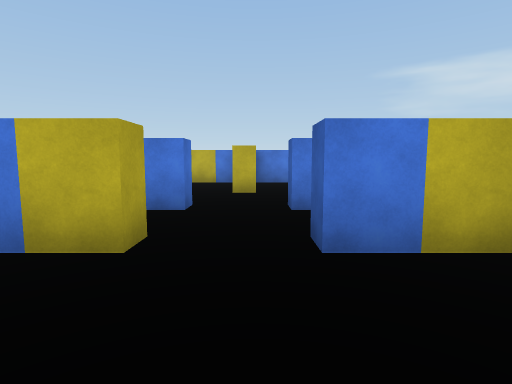
view 1 (above)

24 first-person views from a walk through a scene from a Unity 3-D project. The camera is 1.4 m above the floor, tilts 6° down and sees 80° across. The floor is counted in squares, 2 m on a side. Each view is taken from the middle of a square. On the plan, view 1 faces up. The plan holds only what a view shows up to about 10 squares ahead; the rest is blank. The player character is not drawn. Some animated figures are left out. Surface patterns are stand-ins for the level's own textures.

view 2
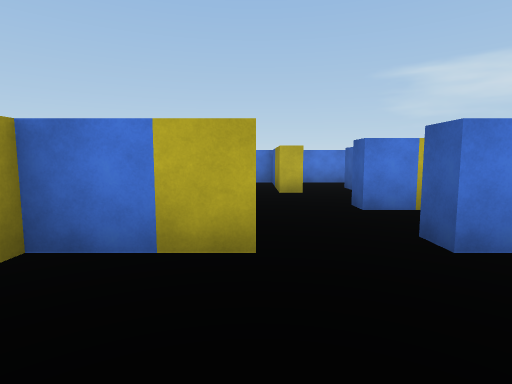

view 3
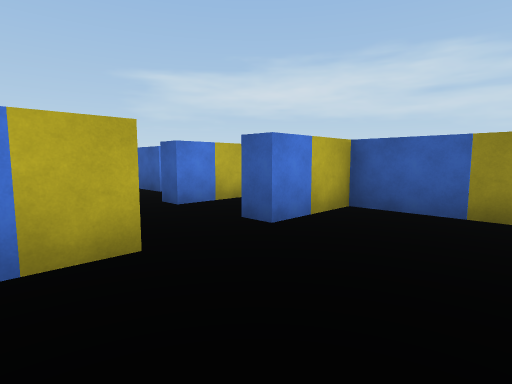

view 4
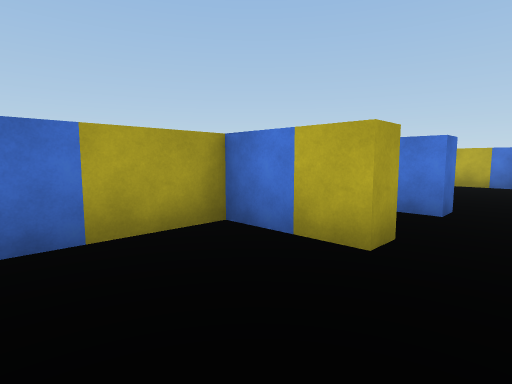

view 5
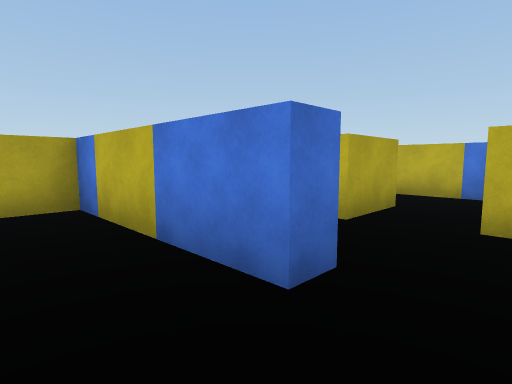

view 6
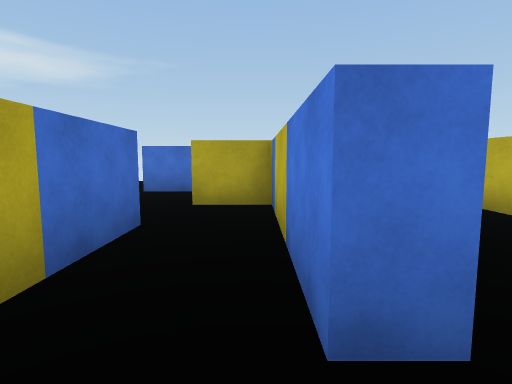

view 7
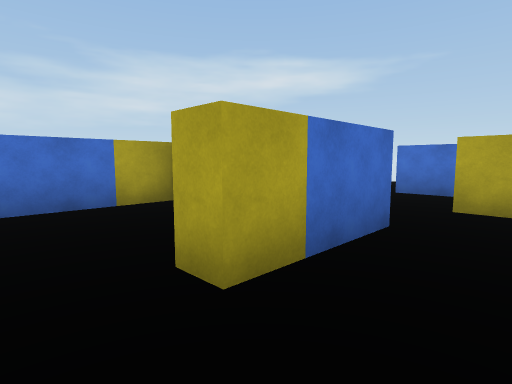

view 8
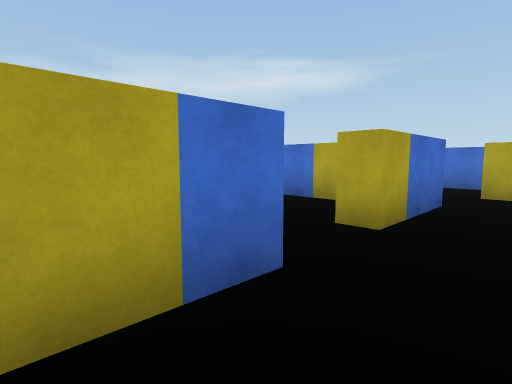

view 9
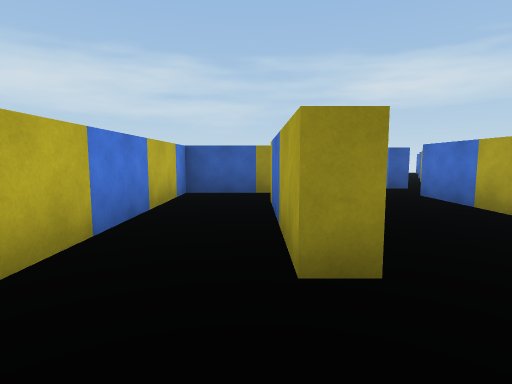

view 10
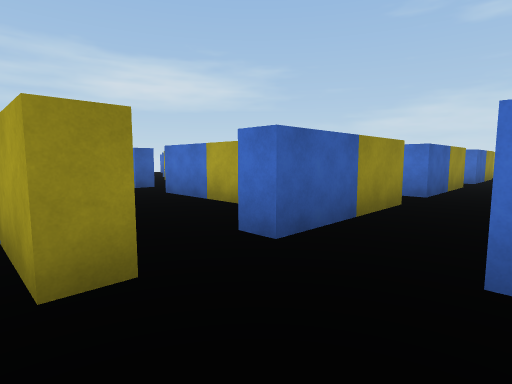

view 11
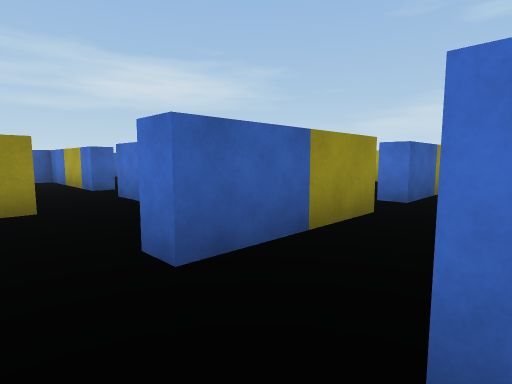

view 12
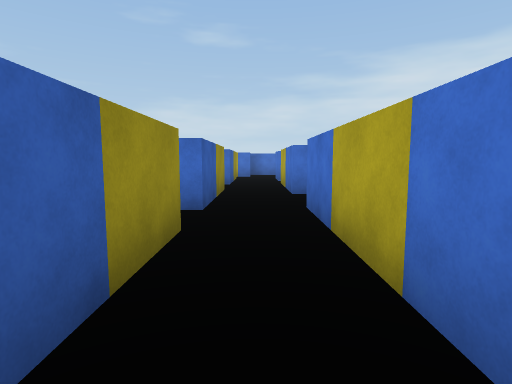

view 13
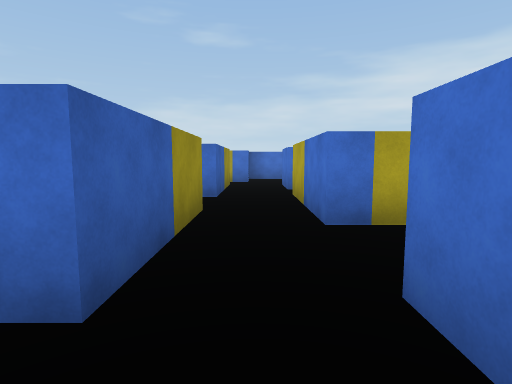

view 14
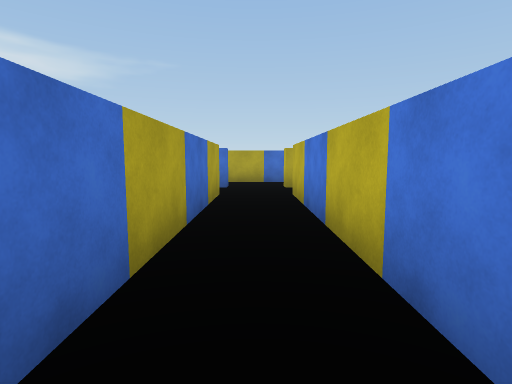

view 15
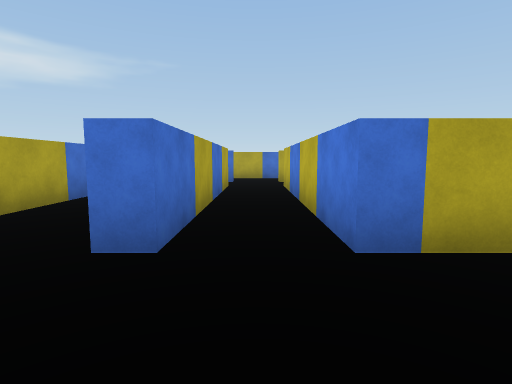

view 16
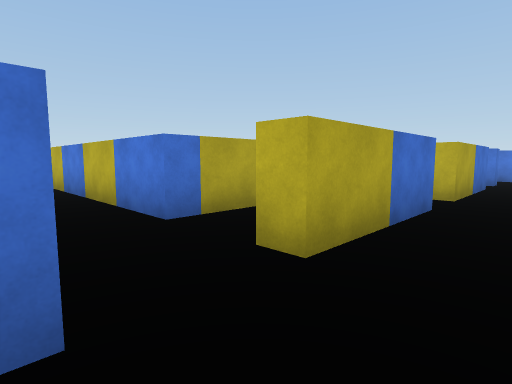

view 17
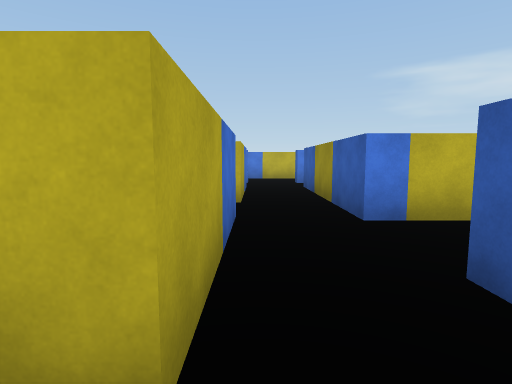

view 18
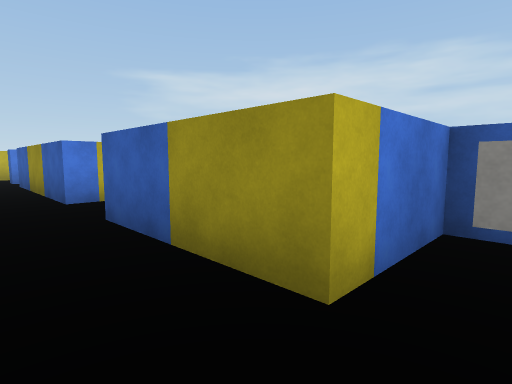

view 19
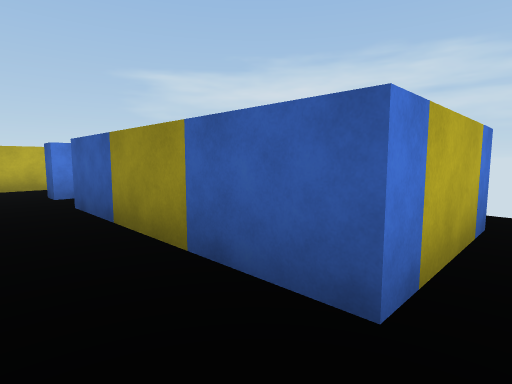

view 20
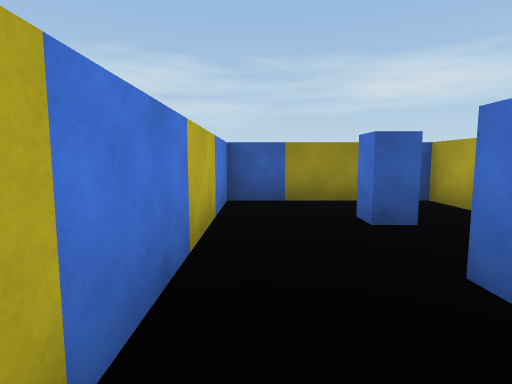

view 21
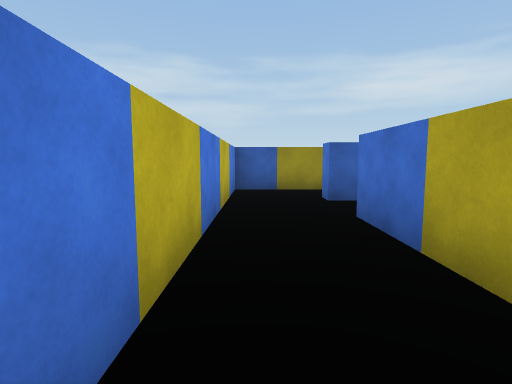

view 22
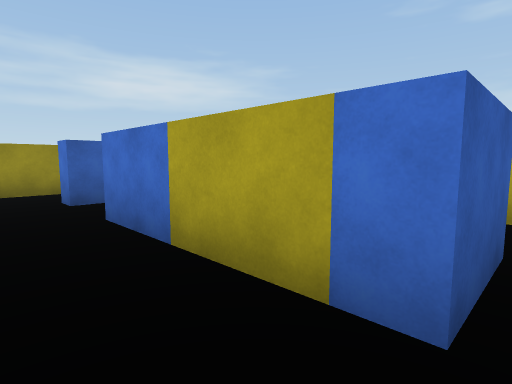

view 23
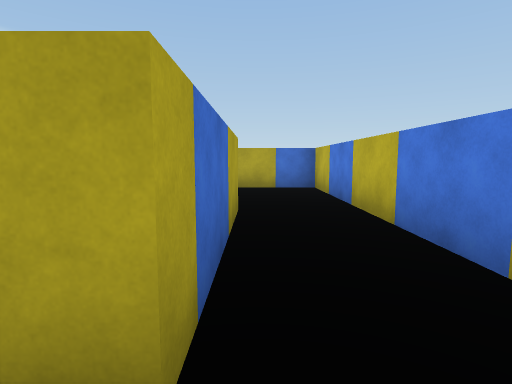

view 24
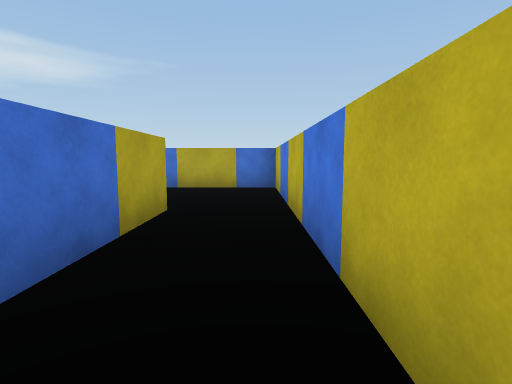

### Floor plan
Ten units are one square. View 1 is at (0, 0); x grows to the right and y downward. Boxes are objects, and circles mark ways between rooms. Rooms are numbered by the first view taken in them; rooms with no view inside come last. Other rooms are left out.
<svg viewBox="-92 -100 179 155">
<path fill="none" stroke="#000" d="M-16 -22 -27 -22 -27 0M-10 -47 -10 -43M12 -61 12 -77M1 -65 -5 -65M23 -2 23 -22 12 -22M-28 7 -4 7M19 -43 14 -43M15 -28 28 -28M-53 -71 -53 -77 -17 -77 -17 -62M-68 -52 -68 -15M-53 -29 -53 -60 -48 -60M-5 -65 -5 -95 -87 -95 -87 -66M-78 2 -68 2 -68 14M-53 12 -53 -17 -48 -17M28 -2 28 12M28 27 28 32M48 12 42 12M82 38 82 33 63 33 63 14M48 -19 48 12M82 -15 63 -15 63 -25M48 -30 44 -30M63 14 63 2M48 -59 48 -30M12 -77 48 -77 48 -72M71 -60 82 -60 82 -95 0 -95M14 -47 42 -47M63 -25 63 -60M-32 27 28 27M28 12 -32 12M-53 27 -49 27M-68 14 -68 32M-48 12 -53 12"/>
<rect x="-15" y="-35" width="10" height="10" fill="#bbb"><title>other object</title></rect>
<rect x="5" y="-35" width="10" height="10" fill="#bbb"><title>other object</title></rect>
<rect x="5" y="-55" width="10" height="10" fill="#bbb"><title>other object</title></rect>
<rect x="65" y="35" width="10" height="10" fill="#bbb"><title>other object</title></rect>
<rect x="55" y="-85" width="20" height="20" fill="#bbb"><title>other object</title></rect>
<circle cx="20" cy="-40" r="3" fill="#2a7"/>
<circle cx="-10" cy="-75" r="3" fill="#2a7"/>
<circle cx="20" cy="-60" r="3" fill="#2a7"/>
<circle cx="-50" cy="-20" r="3" fill="#2a7"/>
<circle cx="-60" cy="5" r="3" fill="#2a7"/>
<circle cx="50" cy="-30" r="3" fill="#2a7"/>
<circle cx="-50" cy="20" r="3" fill="#2a7"/>
<text x="0" y="-30">1</text>
<text x="30" y="-40">2</text>
<text x="-50" y="-60">3</text>
<text x="30" y="10">4</text>
<text x="50" y="50">5</text>
<text x="60" y="-10">6</text>
<text x="40" y="-70">7</text>
<text x="-20" y="20">8</text>
<text x="-60" y="20">9</text>
</svg>
Room 1 opens to room 2. Room 1 opens to room 3. Room 1 opens to room 7. Room 3 opens to room 8. Room 3 opens to room 9. Room 6 opens to room 7. Room 8 opens to room 9.

Where each view was taken, in squares from view 1:
view 1: 0 up, 0 right, facing up
view 2: 0 up, 1 left, facing up
view 3: 0 up, 2 left, facing up-right
view 4: 0 up, 0 right, facing up-left
view 5: 3 up, 0 right, facing up-left
view 6: 4 up, 0 right, facing left
view 7: 4 up, 0 right, facing down-left
view 8: 4 up, 2 right, facing down-left
view 9: 8 up, 7 left, facing right
view 10: 8 up, 7 left, facing down-right
view 11: 7 up, 7 left, facing down-right
view 12: 6 up, 6 left, facing down
view 13: 3 up, 6 left, facing down
view 14: 2 down, 3 right, facing left
view 15: 2 down, 5 right, facing left
view 16: 3 down, 6 right, facing up-left
view 17: 2 down, 5 right, facing up
view 18: 4 down, 5 right, facing up-right
view 19: 1 up, 5 right, facing up-right
view 20: 9 up, 3 right, facing right
view 21: 9 up, 1 right, facing right
view 22: 9 up, 1 right, facing down-right
view 23: 8 up, 1 left, facing left
view 24: 9 up, 1 left, facing left
